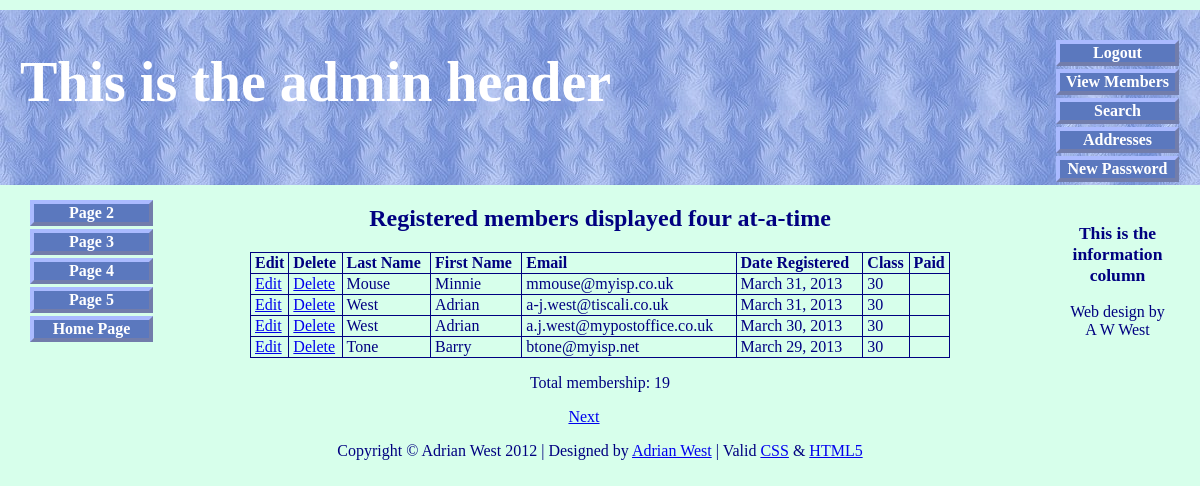
Page /admin_view_users.php (signed in) on the committed database.
### tables this page shows
CREATE TABLE IF NOT EXISTS `users` (
  `user_id` mediumint(6) unsigned NOT NULL AUTO_INCREMENT,
  `title` char(10) NOT NULL,
  `fname` varchar(30) NOT NULL,
  `lname` varchar(40) NOT NULL,
  `email` varchar(50) NOT NULL,
  `psword` char(40) NOT NULL,
  `uname` char(12) NOT NULL,
  `registration_date` datetime NOT NULL,
  `class` char(20) NOT NULL,
  `user_level` tinyint(2) unsigned NOT NULL,
  `addr1` varchar(50) NOT NULL,
  `addr2` varchar(50) DEFAULT NULL,
  `city` varchar(50) NOT NULL,
  `county` char(20) NOT NULL,
  `pcode` char(10) NOT NULL,
  `phone` char(11) DEFAULT NULL,
  `paid` enum('No','Yes') NOT NULL,
  PRIMARY KEY (`user_id`)
);

### admin_view_users.php (the view, shortened to what this page needs)
<!doctype html>
<html lang=en>
<head>
<link rel="stylesheet" type="text/css" href="includes.css">
</head>
<body>
<div id="container">
<?php include("header-admin.php"); ?>
<?php include("nav.php"); ?>
<?php include("info-col.php"); ?>
<div id="content">
<h2>Registered members displayed four at-a-time</h2>
<p>
<?php
require ('mysqli_connect.php');
$pagerows = 4;
if (isset($_GET['p']) && is_numeric
($_GET['p'])) {
$pages=$_GET['p'];
}else{
$q = "SELECT COUNT(user_id) FROM users";
$result = @mysqli_query ($dbcon, $q);
$row = @mysqli_fetch_array ($result, MYSQLI_NUM);
$records = $row[0];
if ($records > $pagerows){
$pages = ceil ($records/$pagerows);
}else{
$pages = 1;
}
}
if (isset($_GET['s']) && is_numeric
($_GET['s'])) {
$start = $_GET['s'];
}else{
$start = 0;
}
$q = "SELECT lname, fname, email, DATE_FORMAT(registration_date, '%M %d, %Y') AS regdat, class, paid, user_id FROM users ORDER BY registration_date DESC LIMIT $start, $pagerows";
$result = @mysqli_query ($dbcon, $q);
if ($result) {
echo '<table>
<tr><td><b>Edit</b></td>
<td><b>Delete</b></td>
<td><b>Last Name</b></td>
<td><b>First Name</b></td>
<td><b>Email</b></td>
<td><b>Date Registered</b></td>
<td><b>Class</b></td>
<td><b>Paid</b></td>
</tr>';
while ($row = mysqli_fetch_array($result, MYSQLI_ASSOC)) {
	echo '<tr>
	<td><a href="edit_record.php?id=' . $row['user_id'] . '">Edit</a></td>
	<td><a href="delete_record.php?id=' . $row['user_id'] . '">Delete</a></td>
	<td>' . $row['lname'] . '</td>
	<td>' . $row['fname'] . '</td>
	<td>' . $row['email'] . '</td>
	<td>' . $row['regdat'] . '</td>
	<td>' . $row['class'] . '</td>
	<td>' . $row['paid'] . '</td>
	</tr>';
	}
	echo '</table>';
} else {
	echo '<p class="error">The current record could not be retrieved. We apologize for any inconvenience.</p>';
	echo '<p>' . mysqli_error($dbcon) . '<br><br>Query: ' . $q . '</p>';
}
$q = "SELECT COUNT(user_id) FROM users";
$result = @mysqli_query ($dbcon, $q);
$row = @mysqli_fetch_array ($result, MYSQLI_NUM);
$members = $row[0];
echo "<p>Total membership: $members</p>";
if ($pages > 1) {
echo '<p>';
$current_page = ($start/$pagerows) + 1;
if ($current_page != $pages) {
echo '<a href="admin_view_users.php?s=' . ($start + $pagerows) . '&p=' . $pages . '">Next</a> ';
}
echo '</p>';
}
?>
</div>
<?php include("footer.php"); ?>
</div>
</body>
</html>

### includes.css (style rules this page uses)
h2 { font-size:150%; color:navy; text-align:center; }
#container { position:relative; min-width:960px; max-width:1200px; margin:auto; text-align:left; }
#content { margin-left:150px; margin-right:150px; }
table { width:700px; border:1px navy solid; border-collapse:collapse; margin:auto; }
td { border:1px navy solid; padding:1px 0 1px 4px; text-align:left; }

### admin_view_users.php (style rules this page uses)
p { text-align:center; }

### rows in the picture
users: lname "Mouse", fname "Minnie", email "mmouse@myisp.co.uk", regdat "March 31, 2013", class "30"
users: lname "West", fname "Adrian", email "a-j.west@tiscali.co.uk", regdat "March 31, 2013", class "30"
users: lname "West", fname "Adrian", email "a.j.west@mypostoffice.co.uk", regdat "March 30, 2013", class "30"
users: lname "Tone", fname "Barry", email "btone@myisp.net", regdat "March 29, 2013", class "30"

### other values in the picture
$members "19"
